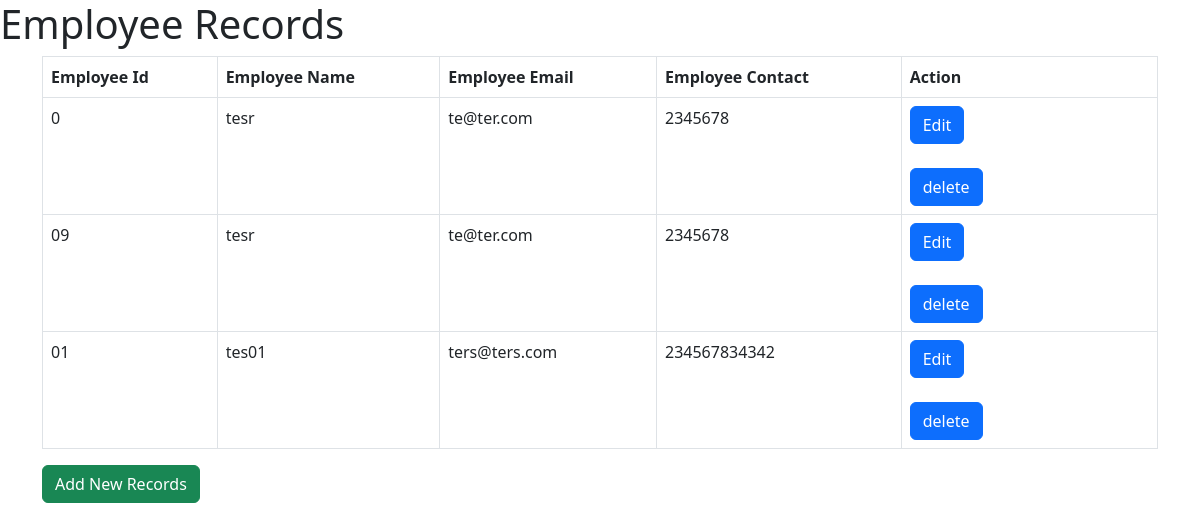
The page /show on the database as committed earlier.
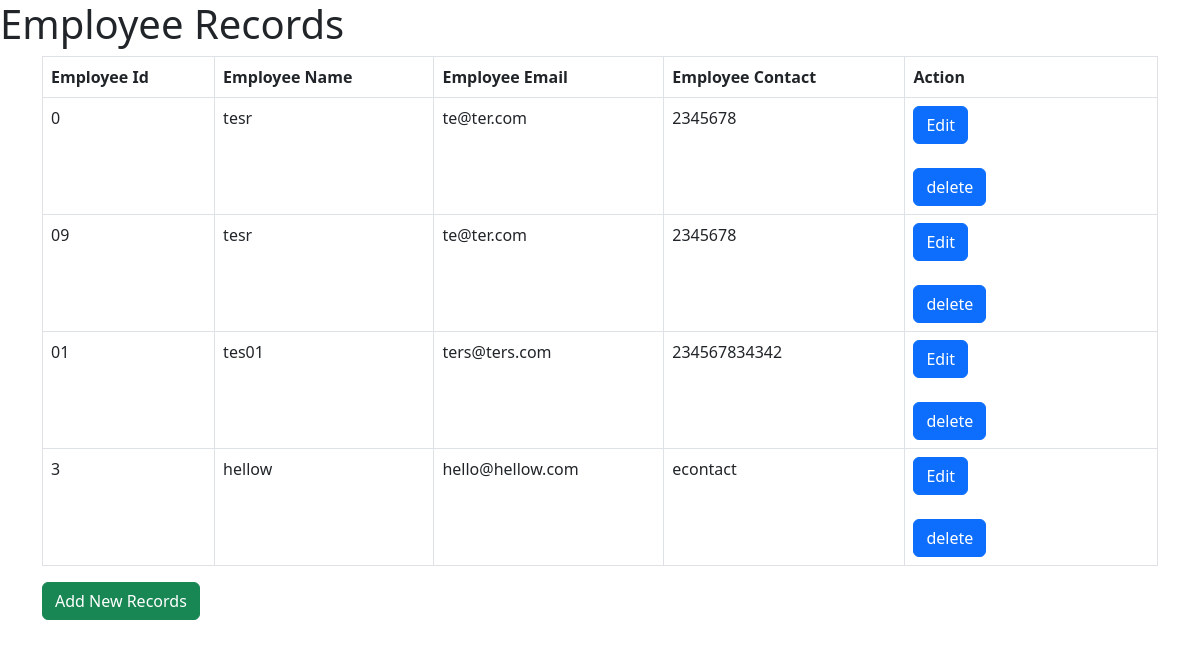
The same page on the database as committed later.
### employee/models.py (models this page shows, shortened)
class Employee(models.Model):
    eid=models.CharField(max_length=20)
    ename=models.CharField(max_length=100)
    eemail=models.EmailField()
    econstact=models.CharField(max_length=15)
    class Meta:
        db_table="employee"

### employee/views.py (the view)
# urls.py: path('show', views.show),
def show(request):
    employees=Employee.objects.all()
    return render(request,'show.html',{'employees':employees})

### employee/templates/show.html (shortened to what this page needs)
<!DOCTYPE html>
<html lang="en">
<head>
    {% load static %}
    <link ref="stylesheet" href="{% static 'css/bootstrap.css' %}">
    <link ref="stylesheet" href="{% static 'css/bootstrap.min.css' %}">
    <link href="https://cdn.jsdelivr.net/npm/bootstrap@5.3.0-alpha3/dist/css/bootstrap.min.css" rel="stylesheet">
</head>
<body>
    <div class="header">
        <h1>Employee Records</h1>
    </div>
    <div class="container">
    <table class="table table-bordered ">
        <thead>
            <tr>
                <th>Employee Id</th>
                <th>Employee Name</th>
                <th>Employee Email</th>
                <th>Employee Contact</th>
                <th>Action</th>
            </tr>
        </thead>
        <tbody>
{% for employee in employees %}
                <td>{{ employee.eid }}</td>
                <td>{{ employee.ename }}</td>
                <td>{{ employee.eemail }}</td>
                <td>{{ employee.econstact }}</td>
                <td>
                   <div class="row">
                    <div>
                        <a class="btn btn-primary" href="/edit/{{employee.id}}">Edit</a>
                    </div>
                    <div>
                      <br><a class="btn btn-primary" href="/delete/{{employee.id}}">delete</a>
                    </div>
                   </div>
 </td>
            {% endfor %}
        </tbody>
    </table>
        <a class="btn btn-success" href="/">Add New Records</a>
    </div>
    <br>
    <br>
</body>
</html>

Rows that differ between the two databases and show on the page:
added Employee: eid "3", ename "hellow", eemail "hello@hellow.com", econstact "econtact"
